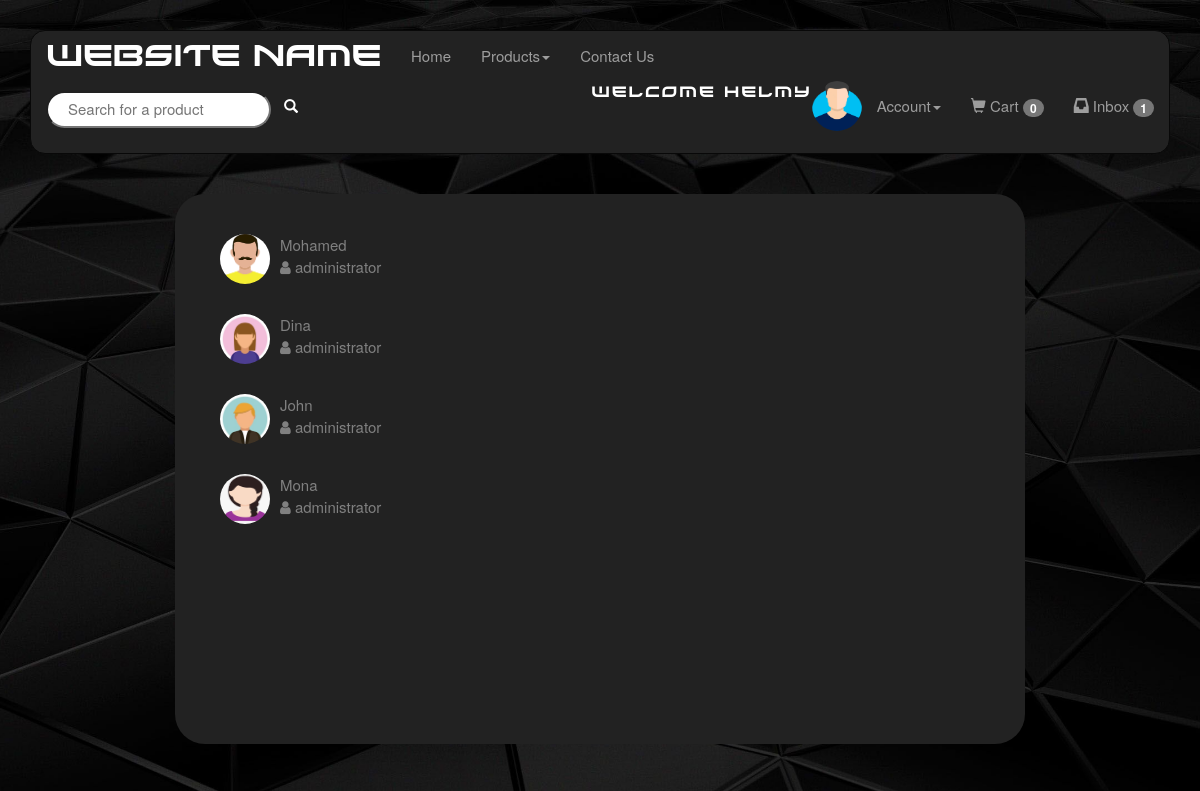
The app's page /Chat.php (signed in) with its own data.
### tables this page shows
CREATE TABLE `message` (
  `messageID` int(10) UNSIGNED NOT NULL,
  `senderID` int(10) UNSIGNED NOT NULL,
  `recepientID` int(10) UNSIGNED NOT NULL,
  `auditorFlag` tinyint(1) DEFAULT NULL,
  `messageText` text DEFAULT NULL,
  `readStatus` tinyint(1) NOT NULL
);

CREATE TABLE `users` (
  `id` int(10) UNSIGNED NOT NULL,
  `username` varchar(30) NOT NULL,
  `password` varchar(225) NOT NULL,
  `email` varchar(50) NOT NULL,
  `address` varchar(50) DEFAULT NULL,
  `imagePath` varchar(255) DEFAULT NULL,
  `userType` varchar(15) NOT NULL
);

### Chat.php (the view, shortened to what this page needs)
<html>
    <head>
        <?php
        include "Menu.php";
        $conn = new mysqli("localhost","root","", "project");
        $sql="SELECT * FROM message, users WHERE ( (senderID='".$_SESSION['id']."') OR ( recepientID='".$_SESSION['id']."') ) AND SenderID=users.id";
        ?>
    </head>
    <body>
        <div class="container">
            <div class="card chat-app">
                <div class="people-list chat-column">
	                <?php
                    $plist_sql= $sql;
                    $plist_result = mysqli_query($conn,$plist_sql);
                    $id_arr=array();
                    while($plist_row = $plist_result->fetch_assoc()){
                        if($plist_row['id'] != $_SESSION['id']){
                            $repeated=false;
                            for($i=0;$i<sizeof($id_arr);$i++){
                                if($id_arr[$i]==$plist_row['id']){
                                    $repeated=true;
                                    break;
                                }
                            }
                            if($repeated==false){
                                $id_arr[]=$plist_row['id'];
                                ?>
                                <a href="Chat.php?id=<?php echo $plist_row['id']?>">
                                    <ul class="list-unstyled chat-list">
                                        <li class="clearfix">
                                            <img src="<?php echo $plist_row['imagePath'];?>" alt="profile picture" width='50' height='50' class="img-circle">
                                            <div class="about">
                                                <div class="name"> <?php echo $plist_row['username'];?> </div>
                                                <div class="job"><i class="fa fa-user"></i> <?php echo $plist_row['userType']; ?> </div>
                                            </div>
                                        </li>
                                    </ul>
                                </a>
                                <?php
                            }
                        }
                        else{
                            $plist_exc_sql = "SELECT * FROM  message, users WHERE messageID=".$plist_row['messageID']." AND users.id=".$plist_row['recepientID'];
                            $plist_exc_result = mysqli_query($conn,$plist_exc_sql);
                            if($plist_exc_row = $plist_exc_result->fetch_assoc()){
                                $repeated=false;
                                for($i=0;$i<sizeof($id_arr);$i++){
                                    if($id_arr[$i]==$plist_exc_row['id']){
                                        $repeated=true;
                                        break;
                                    }
                                }
                                if($repeated==false){
                                    $id_arr[]=$plist_exc_row['id'];
                                    ?>
                                    <a href="Chat.php?id=<?php echo $plist_exc_row['id']?>">
                                        <ul class="list-unstyled chat-list">
                                            <li class="clearfix">
                                                <img src="<?php echo $plist_exc_row['imagePath'];?>" alt="profile picture" width='50' height='50' class="img-circle">
                                                <div class="about">
                                                    <div class="name"> <?php echo $plist_exc_row['username'];?> </div>
                                                    <div class="job"><i class="fa fa-user"></i> <?php echo $plist_exc_row['userType']; ?> </div>
                                                </div>
                                            </li>
                                        </ul>
                                    </a>
	                                <?php
                                }
		                    }
                        }
                    }
	                ?>
	                </div>
                </div>
            </div>
    </body>
</html>

### Style.css (style rules this page uses)
body { margin: 30px; background: black; color: white; line-height: 1.5; font-size: 15px; background-image: url(resources/images/style/background/bg.jpg); background-position: center; background-repeat:no-repeat; background-size:cover; }
.container { width: fit-content; height: fit-content; }
.card { background: #222; margin:20px; border-radius: 3rem; }
a { color: unset; }
a:visited, a:link, a:active { color: grey; text-decoration: none; }
.chat-app { padding:10px; display: flex; width: 850px; height: 550px; }
.chat-app .people-list { padding: 20px; width: 300px; height: inherit; overflow-x: hidden; overflow-y:auto; }
.people-list .chat-list li { padding: 10px 15px; }
.people-list img { float: left; }
.people-list .about { float: left; padding-left: 10px }

### records on screen
message: recepientID.imagePath (picture), recepientID.username "Mohamed", recepientID.userType "administrator"
message: recepientID.imagePath (picture), recepientID.username "Dina", recepientID.userType "administrator"
message: recepientID.imagePath (picture), recepientID.username "John", recepientID.userType "administrator"
message: recepientID.imagePath (picture), recepientID.username "Mona", recepientID.userType "administrator"

### other values on screen
$_SESSION['username'] "Helmy"
$cart_items_row['cartItems'] "0"
$inbox_notif_row['unread_messages'] "1"
